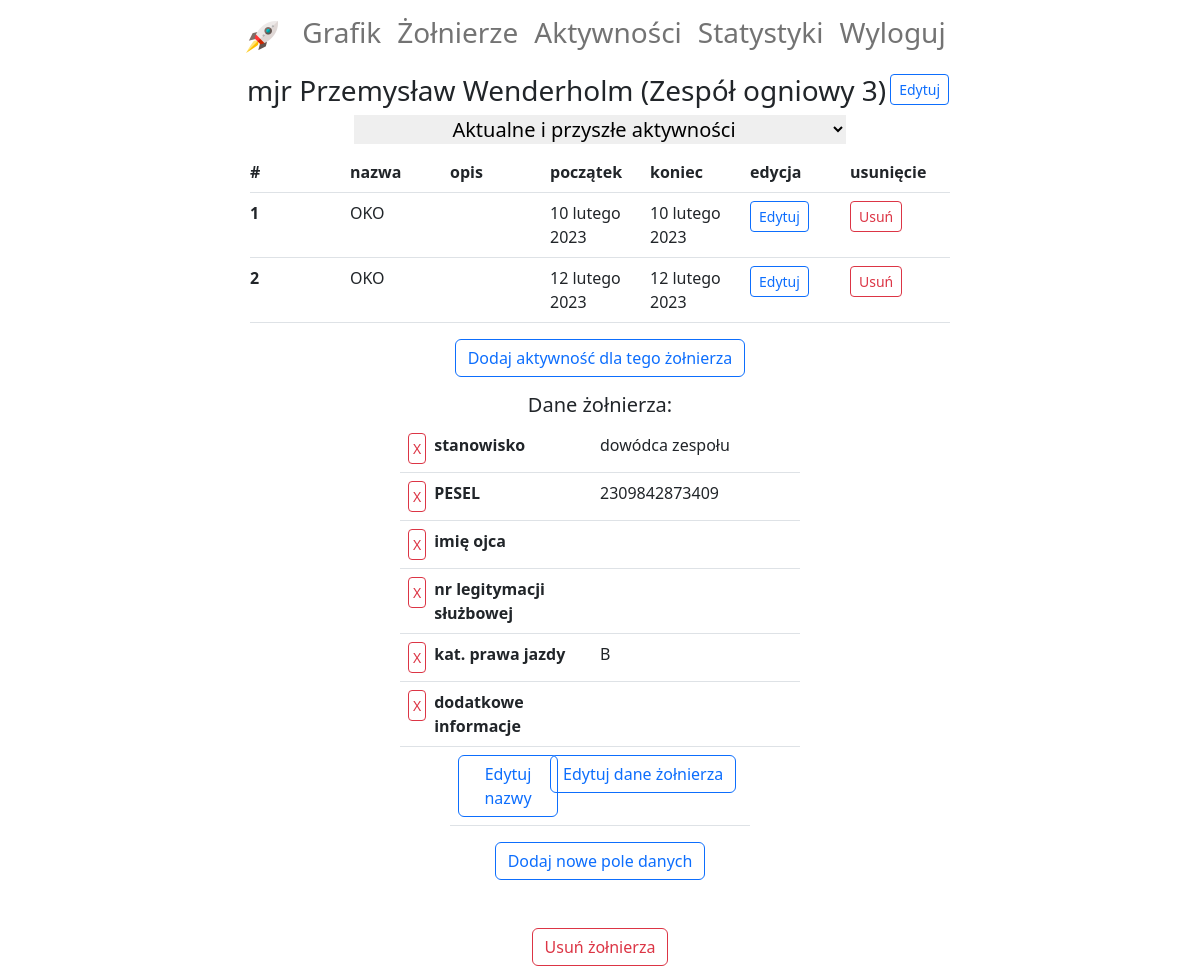
/soldier-detail/29/ (signed in), run on an earlier commit of the app's database.
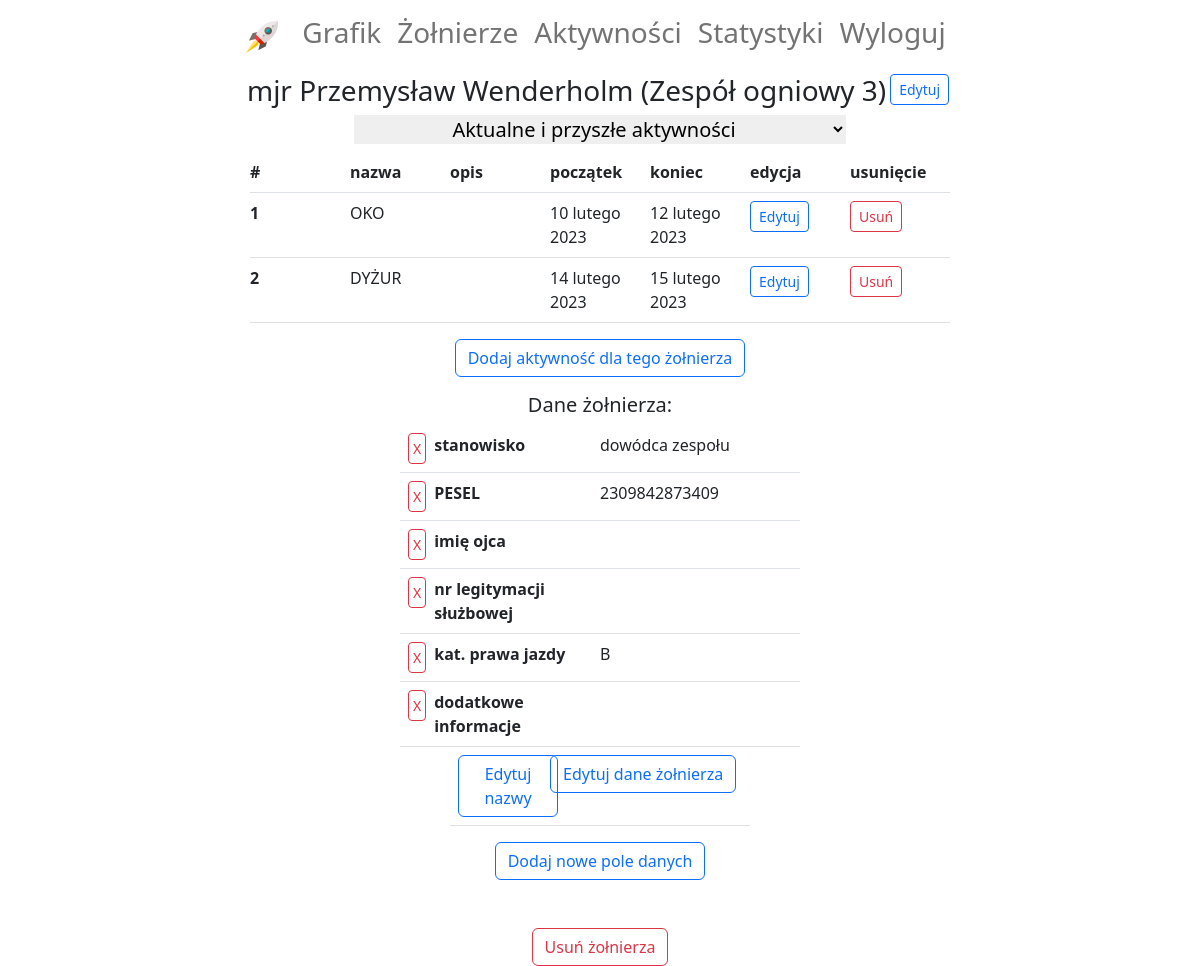
And on a later commit of the database.
### diagram/models.py (models this page shows, shortened)
class Soldier(models.Model):
    rank = models.CharField(max_length=20, choices=RANKS, verbose_name='stopień')
    first_name = models.CharField(max_length=20, verbose_name='imię')
    last_name = models.CharField(max_length=30, verbose_name='nazwisko')
    subdivision = models.ForeignKey(Subdivision, on_delete=models.SET_NULL, null=True, blank=True,
                                    verbose_name='pododdział')
    def __str__(self):
        return f'{self.rank} {self.first_name} {self.last_name} ({self.subdivision})'

class Subdivision(models.Model):
    name = models.CharField(max_length=30, verbose_name='nazwa')
    def __str__(self):
        return self.name

class Activity(models.Model):
    soldier = models.ForeignKey(Soldier, on_delete=models.SET_NULL, null=True, blank=True, verbose_name='żołnierz')
    name = models.CharField(max_length=30, choices=sorted(ACTIVITY_NAMES, key=lambda x: x[1].lower()), verbose_name='nazwa')
    description = models.CharField(max_length=200, default='', blank=True, verbose_name='opis')
    start_date = models.DateField(verbose_name='data rozpoczęcia')
    end_date = models.DateField(verbose_name='data zakończenia', blank=True)
    subdivision = models.ForeignKey(Subdivision, on_delete=models.SET_NULL, null=True, blank=True,
                                    verbose_name='pododdział')

class SoldierInfo(models.Model):
    soldier = models.ForeignKey(Soldier, on_delete=models.CASCADE, verbose_name='żołnierz')
    name = models.CharField(max_length=20, verbose_name='nazwa')
    value = models.CharField(max_length=30, default='')

### diagram/views.py (the view)
# urls.py: path('soldier-detail/<int:pk>/', SoldierDetail.as_view(), name='soldier-detail'),
class SoldierDetail(LoginRequiredMixin, generic.DetailView):
    template_name = 'diagram/soldier_detail.html'
    def get_queryset(self):
        return Soldier.objects.filter(subdivision=self.request.user.subdivision)
    def get_context_data(self, **kwargs):
        activity_age = 'current'
        try:
            activity_age = self.request.GET['activity_age']
        except MultiValueDictKeyError:
            print('"start" parameter in URL not found - using "current" as default')
        print(activity_age)
        context = super(SoldierDetail, self).get_context_data(**kwargs)
        context['activities'] = get_soldier_activities(activity_age, soldier=self.get_object())
        soldier_fields = SoldierInfo.objects.filter(soldier=self.get_object())
        context['soldier_fields'] = []
        for soldier_field in soldier_fields:
            context['soldier_fields'].append(
                {'name': soldier_field.name, 'value': soldier_field.value, 'pk': soldier_field.pk})
        return context

### diagram/templates/diagram/soldier_detail.html (shortened to what this page needs)
{% extends 'account/base.html' %}
{% load crispy_forms_filters %}
{% block content %}
    <div class="d-flex flex-column align-items-center">
        <div class="d-flex flex-row">
            <h3>{{ object }}</h3>
            <a class="mt-0" href="{% url 'soldier-update' object.pk %}">
                <button class="btn btn-outline-primary mx-1 btn-sm">Edytuj</button>
            </a>
        </div>
        <form method="get">
            <h5><select name="activity_age" style="border: none; text-align: center;"
                        onchange="this.form.submit()">
                <option {% if request.GET.activity_age == 'current' %}selected{% endif %} value="current">
                    Aktualne i przyszłe aktywności
                </option>
            </select></h5>
        </form>
        <table class="table">
            <thead>
            <tr class="d-flex justify-content-center">
                <th class="col col-md-1 px-0" scope="col">#</th>
                <th class="col col-md-1 px-0" scope="col">nazwa</th>
                <th class="col col-md-1 px-0" scope="col">opis</th>
                <th class="col col-md-1 px-0" scope="col">początek</th>
                <th class="col col-md-1 px-0" scope="col">koniec</th>
                <th class="col col-md-1 px-0" scope="col">edycja</th>
                <th class="col col-md-1 px-0" scope="col">usunięcie</th>
            </tr>
            </thead>
            <tbody>
            {% for activity in activities %}
                <tr class="d-flex justify-content-center">
                    <th class="col col-md-1 px-0" scope="row">{{ forloop.counter }}</th>
                    <td class="col col-md-1 px-0">{{ activity.name }}</td>
                    <td class="col col-md-1 px-0">{{ activity.description }}</td>
                    <td class="col col-md-1 px-0">{{ activity.start_date }}</td>
                    <td class="col col-md-1 px-0">{{ activity.end_date }}</td>
                    <td class="col col-md-1 px-0">
                        <a href="{% url 'activity-update-soldier-bound' activity.pk %}">
                            <button class="btn btn-outline-primary btn-sm">Edytuj</button>
                        </a>
                    </td>
                    <td class="col col-md-1 px-0">
                        <a href="{% url 'activity-delete' activity.pk %}">
                            <button class="btn btn-outline-danger btn-sm">Usuń</button>
                        </a>
                    </td>
                </tr>
            {% empty %}
                <tr class="d-flex justify-content-center">
                    <td class="col col-md-7 px-0">Brak aktywności dla ww. żołnierza</td>
                </tr>
            {% endfor %}
            </tbody>
        </table>
        <a class="mt-0" href="{% url 'activity-create-soldier-bound' soldier_pk=object.pk %}">
            <button class="btn btn-outline-primary">Dodaj aktywność dla tego żołnierza</button>
        </a>
        <h5 class="mt-3">Dane żołnierza:</h5>
        <table class="table">
            <tbody>
            {% for field in soldier_fields %}
                <tr class="d-flex justify-content-center">
                    <th class="col col-md-2 px-0 d-flex" scope="row">
                        <a class="mx-2" href="{% url 'soldier-info-delete'  field.pk %}">
                            <button class="btn btn-outline-danger btn-sm p-1">X</button>
                        </a>
                        {{ field.name }}
                    </th>
                    <td class="col col-md-2 px-0">{{ field.value|default_if_none:'' }}</td>
                </tr>
            {% endfor %}
            </tbody>
            <tfoot>
            <tr class="d-flex justify-content-center">
                <td class="col col-md-1 px-0"><a class="mt-0 mx-2"
                                                 href="{% url 'soldier-info-names-update' soldier_pk=object.pk %}">
                    <button class="btn btn-outline-primary">Edytuj nazwy</button>
                </a></td>
                <td class="col col-md-2 px-0"><a class="mt-0"
                                                 href="{% url 'soldier-info-update' soldier_pk=object.pk %}">
                    <button class="btn btn-outline-primary">Edytuj dane żołnierza</button>
                </a></td>
            </tr>
            </tfoot>
        </table>
        <a class="mt-0" href="{% url 'soldier-info-add' soldier_pk=object.pk %}">
            <button class="btn btn-outline-primary">Dodaj nowe pole danych</button>
        </a>
        <a class="mt-5" href="{% url 'soldier-delete' object.pk %}">
            <button class="btn btn-outline-danger">Usuń żołnierza</button>
        </a>
    </div>
{% endblock %}

### templates/account/base.html (shortened to what this page needs)
<!DOCTYPE html>
<html lang="en">
<head>
    <link href="https://cdn.jsdelivr.net/npm/bootstrap@5.2.3/dist/css/bootstrap.min.css" rel="stylesheet"
>
</head>
<body>
{% include 'navbar.html' %}
{% block content %}
{% endblock %}
</body>
</html>

### templates/navbar.html (shortened to what this page needs)
{% load static %}
<div class="">
    <div class="d-flex justify-content-center">
        <nav class="navbar navbar-expand-sm">
            <div class="container-fluid">
                <a class="navbar-brand" href="{% url 'show-diagram' %}">
                    <img src="{% static 'icons/rocket.png' %}" height="32px"/>
                </a>
                <div class="collapse navbar-collapse" id="navbarSupportedContent">
                    <ul class="navbar-nav me-auto">
                        <li class="nav-item">
                            <a class="nav-link" aria-current="page" href="{% url 'show-diagram' %}"><h3>Grafik</h3></a>
                        </li>
                        <li class="nav-item">
                            <a class="nav-link" href="{% url 'soldier-list' %}"><h3>Żołnierze</h3></a>
                        </li>
                        <li class="nav-item">
                            <a class="nav-link" href="{% url 'activity-unassigned-and-everyday-list' %}"><h3>Aktywności</h3></a>
                        </li>
                        <li class="nav-item">
                            <a class="nav-link" href="{% url 'statistics' %}"><h3>Statystyki</h3></a>
                        </li>
                        {% if request.user.is_authenticated %}
                            <li class="nav-item">
                                <a class="nav-link" href="{% url 'account_logout' %}"><h3>Wyloguj</h3></a>
                            </li>
                        {% else %}
                            <li class="nav-item">
                                <a class="nav-link" href="{% url 'account_login' %}"><h3>Zaloguj</h3></a>
                            </li>
                        {% endif %}
                    </ul>
                </div>
            </div>
        </nav>
    </div>
</div>

What changed in the data, as far as the page shows it:
removed Activity: name "OKO", start_date "12 lutego 2023", end_date "12 lutego 2023"
changed Activity "OKO": end_date "10 lutego 2023" → "12 lutego 2023"
added Activity: name "DYŻUR", start_date "14 lutego 2023", end_date "15 lutego 2023"
